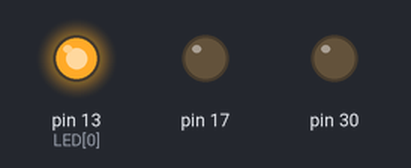
The sketch below on a simulated Arduino Leonardo, built with avr-gcc and run on an emulated ATmega32U4. Shown: output pins drawn as LEDs (lit = HIGH).

Above: at 0.05 s.
At 0.55 s:
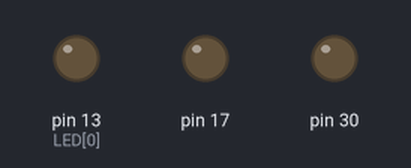
At 0.75 s:
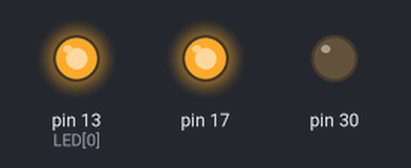
At 1.45 s:
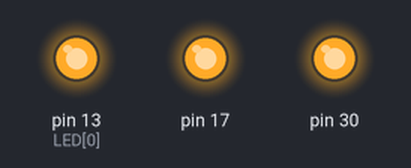
At 2.15 s:
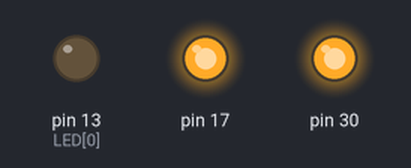
At 2.85 s:
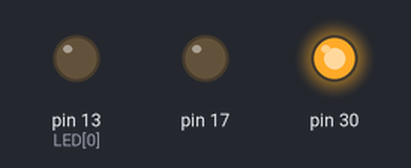
Timing chart, 0 to 3.1 s (numbered marks = the images above):
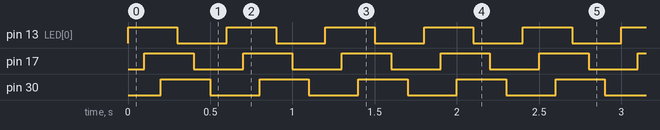

The sketch:

01-Awake.ino
```cpp
/*
  Awake

  Turns a LED on for 0.1 second, then off for 0.1 second, repeatedly, for all the LED of the Arduino.

  Most Arduinos have an on-board LED you can control. On the UNO, MEGA and ZERO
  it is attached to digital pin 13, on MKR1000 on pin 6. LED_BUILTIN is set to
  the correct LED pin independent of which board is used.
  If you want to know what pin the on-board LED is connected to on your Arduino
  model, check the Technical Specs of your board at:
  https://www.arduino.cc/en/Main/Products

  modified 19 Oct 2024
  by Mélodie KOUY

  This example code is based from the Blink's demo.
  https://www.arduino.cc/en/Tutorial/BuiltInExamples/Blink
*/

const int LED[] = {LED_BUILTIN, LED_BUILTIN_RX, LED_BUILTIN_TX}; // the order is important!
const int LED_SIZE = 3;

const int INTERVAL = 100;
int statut = HIGH;

// the setup function runs once when you press reset or power the board
void setup() {
  // initialize digital pin LED_BUILTIN as an output.
  for(int i = 0; i < LED_SIZE; i++){
    pinMode(LED[i], OUTPUT);
  }
}

// the loop function runs over and over again forever
void loop() {
  for(int i = 0; i < LED_SIZE; i++){
    digitalWrite(LED[i], statut);  // turn the LED on (HIGH is the voltage level)
    delay(INTERVAL);
  }
  statut = !statut;
}
```

Measured:
- by itself, pin 13 (LED[0]), pin 17, pin 30: alternates HIGH for 0.30 s and LOW for 0.30 s
- by itself, everything shown: repeats every 0.60 s, in 6 steps
